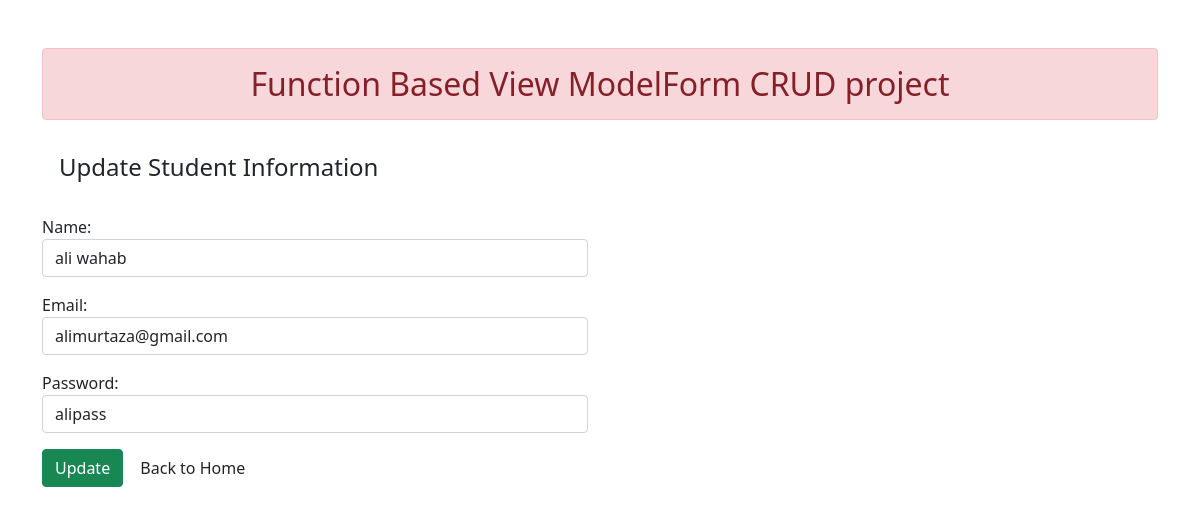
/1/, run on the app's committed database.
### enroll/models.py (models this page shows)
class User(models.Model):
    name = models.CharField(max_length= 70)
    email = models.EmailField(max_length= 70)
    password = models.CharField(max_length= 70)

### enroll/views.py (the view)
# urls.py: path("<int:id>/", views.update_data, name='updatedata'),
def update_data(request, id):
    if request.method == 'POST':
        pi = User.objects.get(pk=id)
        fm = StudentRegistraion(request.POST, instance=pi)
        if fm.is_valid():
            fm.save()
        return render(request, 'enroll/updatestudent.html', {'form': fm})
    else:
        pi = User.objects.get(pk=id)
        fm = StudentRegistraion(instance=pi)
        return render(request, 'enroll/updatestudent.html', {'form': fm})

### enroll/forms.py
class StudentRegistraion(forms.ModelForm):
    class Meta:
        model = User
        fields = ['name', 'email', 'password']
    def __init__(self, *args, **kwargs):
        super().__init__(*args, **kwargs)
        self.fields['name'].widget.attrs.update(
            {'class': 'form-control', })
        self.fields['email'].widget.attrs.update(
            {'class': 'form-control'})
        self.fields['password'].widget.attrs.update(
            {'class': 'form-control'})

### enroll/templates/enroll/updatestudent.html
{% extends 'enroll/base.html' %} {% block content %}
<div class="row">
  <div class="col-sm-6">
    <h4 class="alert" alert-info>Update Student Information</h4>
    <form action="" method="POST">
      {% csrf_token %} {{form.as_p}}
      <input type="submit" class="btn btn-success" value="Update" />
      <a href="{% url 'addandshow'%}" class="btn" btn-info>Back to Home</a>
    </form>
  </div>
</div>
{% endblock content %}

### data on the page
User: name "ali wahab", email "alimurtaza@gmail.com", password "alipass"
